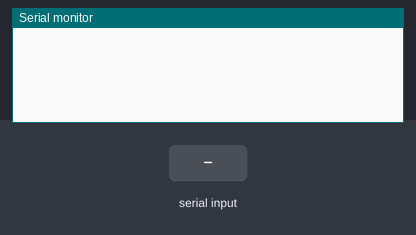
The sketch below on a simulated ESP8266 (NodeMCU). On the bench: the last lines printed to the serial monitor. Inputs (shaded band) come from the test bench.

Above: at 1.2 s.
1.3 s: "1\n" received over Serial
At 3.3 s:
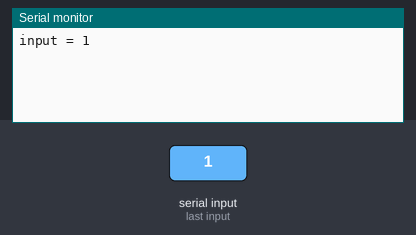
3.8 s: "1\n" received over the second serial link
At 5.2 s:
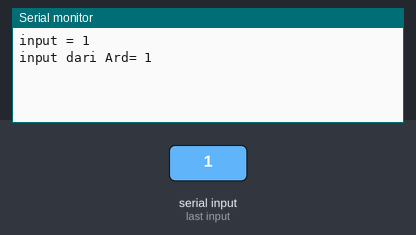
6.3 s: "0\n" received over Serial
At 7.7 s:
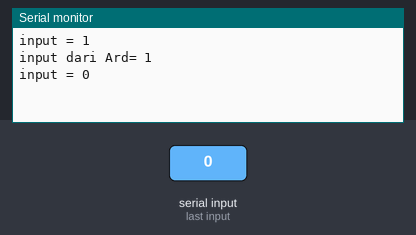
7.8 s: "0\n" received over the second serial link
At 9.4 s:
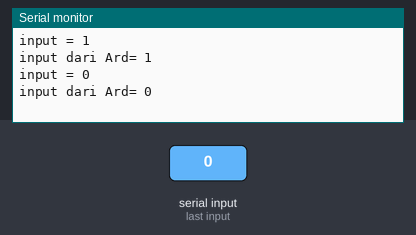

Measured:
- after the input at 1.3 s, the serial monitor: prints a new line after 1.0 s (image 1)
- after the input at 3.8 s, the serial monitor: prints a new line after 1.0 s (image 2)
- after the input at 6.3 s, the serial monitor: prints a new line after 1.0 s (image 3)
- after the input at 7.8 s, the serial monitor: prints a new line after 1.0 s (image 4)

The sketch:

MCU_SoftwareSerial.ino
```cpp
#include <SoftwareSerial.h>
// NODE MCU
//=======================SoftwareSerial================
SoftwareSerial MCU (D1, D2); // rx , tx

void setup() {

  MCU.begin(9600);

  Serial.begin(115200);
  // put your setup code here, to run once:

}

void loop() {
  if ( Serial.available() > 0)
  {
    String in = Serial.readStringUntil('\r');
    Serial.print("input = ");
    Serial.println(in);
    in = in + "\r";
    MCU.print(in ) ;
  }
  if ( MCU.available() > 0)
  {
    String in = MCU.readStringUntil('\r');
    Serial.print("input dari Ard= ");
    Serial.println(in);
  }
  // put your main code here, to run repeatedly:

}
```
